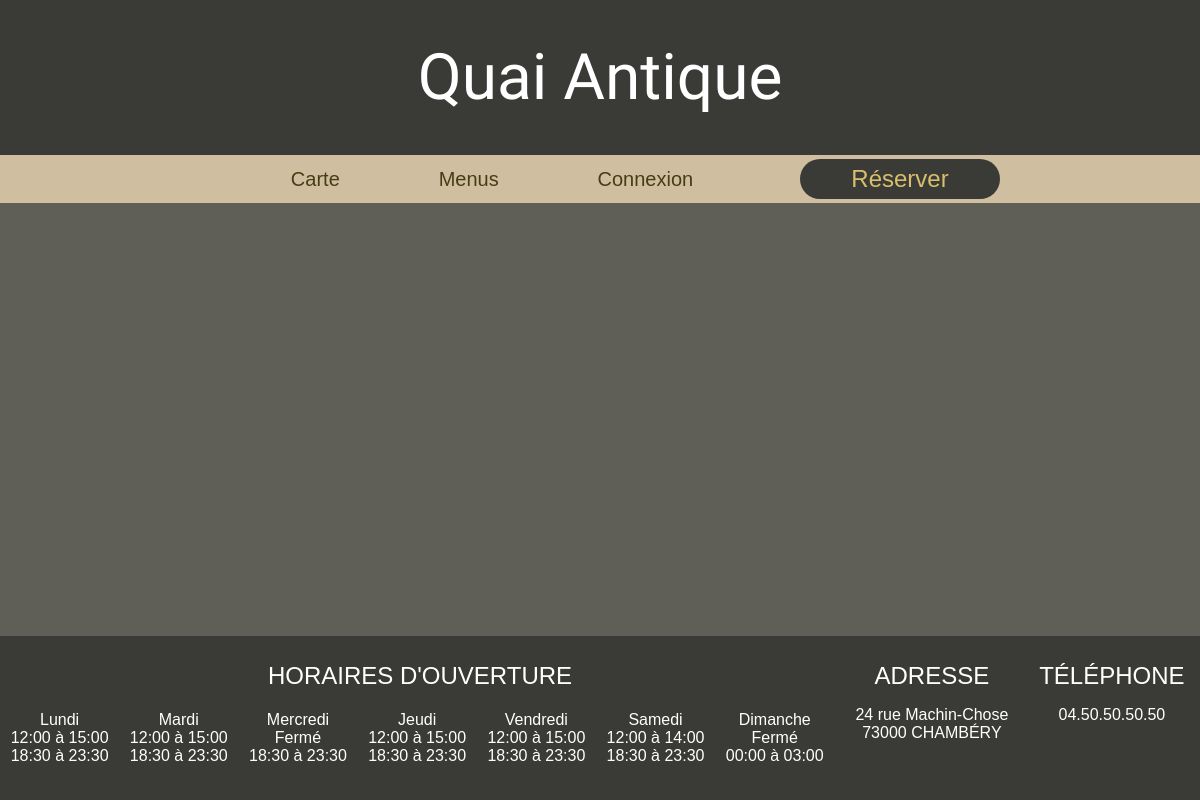
The page /menus.php on the database as committed earlier.
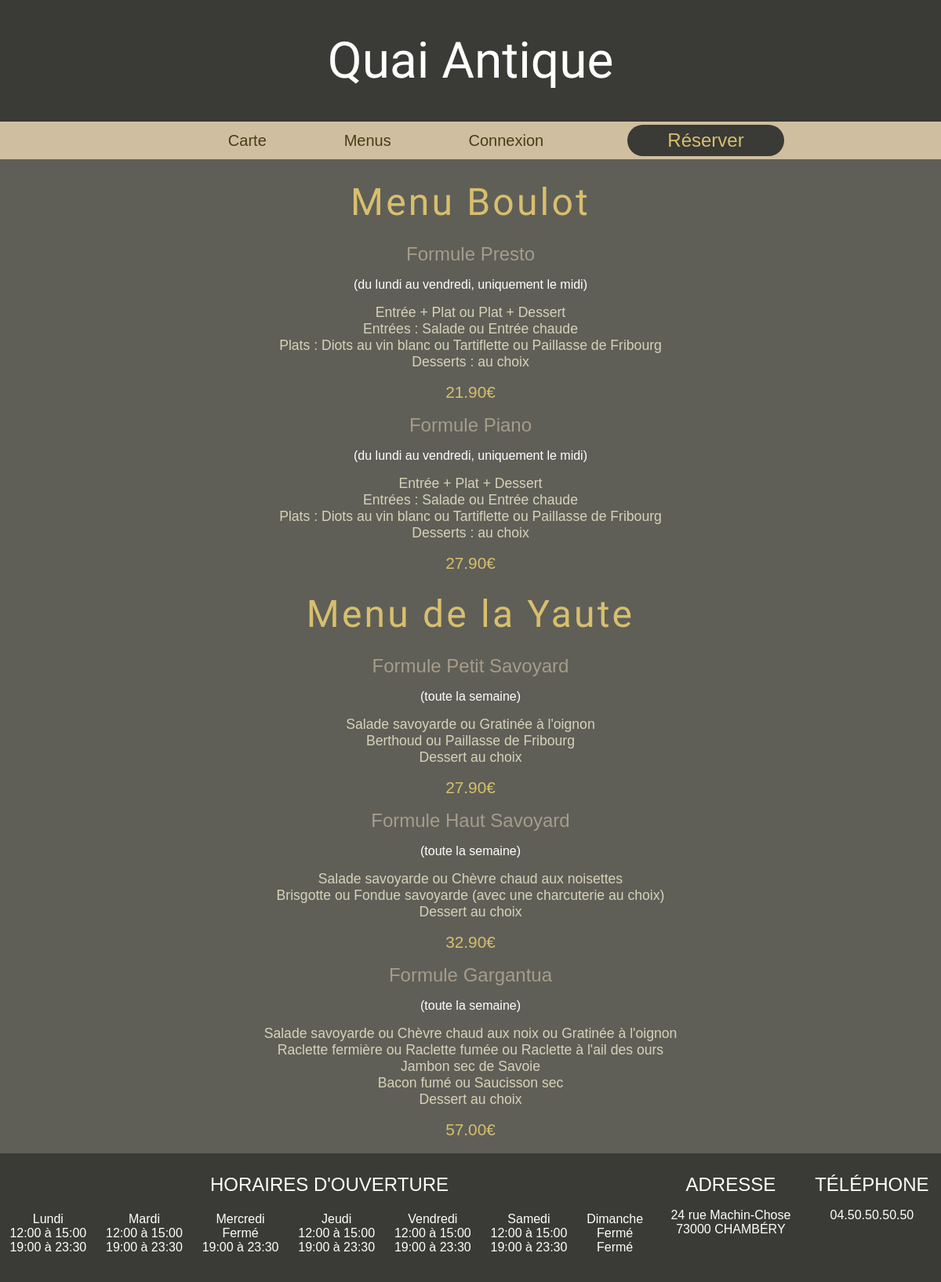
The same page on the database as committed later.
### tables this page shows
CREATE TABLE opening_hours (
    id_day TINYINT(1) NOT NULL PRIMARY KEY,
    day VARCHAR(50) NOT NULL,
    noon_start TIME NOT NULL DEFAULT '00:00:00',
    noon_end TIME NOT NULL DEFAULT '00:00:00',
    evening_start TIME NOT NULL DEFAULT '00:00:00',
    evening_end TIME NOT NULL DEFAULT '00:00:00'
);

CREATE TABLE menus (
    menu_id INT NOT NULL PRIMARY KEY AUTO_INCREMENT,
    menu_title VARCHAR(50) NOT NULL,
    formule_title VARCHAR(50) NOT NULL,
    formule_period VARCHAR(50),
    formule_desc TEXT NOT NULL,
    formule_price DECIMAL(5,2) NOT NULL
);

### menus.php (the view, shortened to what this page needs)
<!DOCTYPE html>
<html lang="fr">
<head>
    <link href="style.css" rel="stylesheet" type="text/css" />
</head>
<body>
    <header>
        <?php
            include_once('header.php');
        ?>
    </header>
    <nav>
        <?php
            include_once('navigation.php');
        ?>
    </nav>
    <section >
        <?php
            include_once('php/bdd.php');
            foreach ($db->query('SELECT menu_title FROM menus GROUP BY menu_title') as $menu) {
                echo '<ul class="flexCol">';
                echo '<h3>'.$menu['menu_title'].'</h3>';
                $f = $db->prepare('SELECT * FROM menus WHERE menu_title = :mt');
                $f->bindValue(':mt', $menu['menu_title']);
                $f->execute();
                $fResult = $f->fetchAll();
                foreach($fResult as $formule){
                    echo '<li class="liTitle">'.$formule["formule_title"].'</li>';
                    echo '<li><p>'.$formule["formule_period"].'</p></li>';
                    echo '<li class="liDesc">'.nl2br($formule["formule_desc"]).'</li>';
                    echo '<li class="liPrice">'.$formule["formule_price"].'€</li>';
                };
                echo '</ul>';
            };
        ?>
    </section>
<footer>
    <?php
        include_once('footer.php');
    ?>
</footer>
</body>
</html>

### header.php (shortened to what this page needs)
<div>
    <h1><a href="index.php" class="titreSite txtWhite ">Quai Antique</a></h1>
</div>

### navigation.php
<div class="navbar flexRow">
    <ul class="flexRow">
        <li><a href="carte.php">Carte</a></li>
        <li><a href="menus.php">Menus</a></li>
        <li><a href="user.php">Connexion</a></li>
    </ul>
    <a href="reservation.php"><button class="btn-booking-1">Réserver</button></a>
</div>

### footer.php (shortened to what this page needs)
<?php
    include('php/bdd.php');
?>
<div class="flexArticle">
    <div class="footerHours">
        <h4>HORAIRES D'OUVERTURE</h4>
        <div class="flexHours">
            <?php
                include_once('php/hours_print.php');
            ?>
        </div>
    </div>
    <div class="flexRow footerContact around">
        <div>
            <h4>ADRESSE</h4>
            <p>24 rue Machin-Chose</p>
            <p>73000 CHAMBÉRY</p>
        </div>
        <div>
            <h4>TÉLÉPHONE</h4>
            <p>04.50.50.50.50</p>
        </div>
    </div>
</div>

### php/hours_print.php
<?php
    foreach ($db->query('SELECT id_day, day, time_format(noon_start, "%H:%i"), time_format(noon_end, "%H:%i"), time_format(evening_start, "%H:%i"), time_format(evening_end, "%H:%i") FROM opening_hours ORDER BY id_day') as $hour) {
        $hour_noon_start = $hour['time_format(noon_start, "%H:%i")'];
        $hour_noon_end = $hour['time_format(noon_end, "%H:%i")'];
        $hour_evening_start = $hour['time_format(evening_start, "%H:%i")'];
        $hour_evening_end = $hour['time_format(evening_end, "%H:%i")'];
        echo '<div>';
            echo '<div class="hours">';
                echo '<p>'.$hour['day'].'</p>';
                if ($hour_noon_start == '00:00' && $hour_noon_end == '00:00') {
                    echo '<p>Fermé</p>';
                } else {
                    echo '<p>'.$hour_noon_start.' à '.$hour_noon_end.'</p>';
                };
                if ($hour_evening_start == '00:00' && $hour_evening_end == '00:00') {
                    echo '<p>Fermé</p>';
                } else {
                    echo '<p>'.$hour_evening_start.' à '.$hour_evening_end.'</p>';
                };
            echo '</div>';
        echo '</div>';
        echo '<br>';
    };
?>

### style.css (style rules this page uses)
* { margin: 0; padding: 0; font-family: Helvetica, Arial, sans-serif; font-weight: 400; }
body { min-height: 100vh; background-color:#5F5F58; overflow-x:hidden; }
html, body, .flexCol { display: flex; flex-direction: column; justify-content: center; align-items: center; }
.flexRow, .flexArticle { display: flex; flex-direction: row; justify-content: center; }
.around { justify-content: space-around; }
header, footer { display:flex; justify-content: center; align-items: center; width: 100vw; background-color: #3a3a36; text-align: center; }
header { padding-top: 5vh; padding-bottom: 5vh; }
footer { padding-top: 10px; padding-bottom: 30px; }
.titreSite, .titreSite:hover, .titreSite:link, .titreSite:visited, .titreSite:active { color:white; text-decoration: none; font-size: 4rem; font-family: 'Ysabeau', serif; }
.footerHours { width: 70vw; }
.footerContact { width: 30vw; }
.flexHours { display: flex; flex-direction: row; flex-wrap: wrap; justify-content: space-evenly; }
.hours { margin: 5px; }
.navbar { background-color: #cfbfa0; width: 100vw; height: 6vh; align-items: center; }
.navbar>ul { width: 50vw; padding: 0; justify-content: space-evenly; list-style: none; }
.navbar>ul>li>a:link, .navbar>ul>li>a:visited, .navbar>ul>li>a:active { text-decoration: none; color:#473d14; font-size: calc(0.5rem + 1vw); }
.btn-booking-1 { width: 200px; height: 40px; border: none; border-radius: 20px; font-size: 1.5rem; color:#d8bf6c; background-color: #3a3a36; margin: 0.5rem; }
h3 { font-family: 'Ysabeau', sans-serif; font-size: 3rem; color:#d8bf6c; letter-spacing: 0.2rem; text-align: center; }
h4 { font-size: 1.5rem; text-align: center; }
h4, h5, p, label, .txtWhite { color:white; }
h2, h3, h4 { margin-top: 1rem; margin-bottom: 1rem; }
li { list-style: none; }
section { width: 70vw; padding: 10px; flex-grow: 1; }
article, section { margin-left: auto; margin-right: auto; }
.liTitle { font-size: 1.5rem; color:#a79c8a; }
.liDesc { font-size: 1.1rem; color:#d8d2b8; }
.liPrice { font-size: 1.3rem; color:#d8bf6c; }
li { margin-top: 0.5rem; margin-bottom: 0.5rem; text-align: center; }

Rows that differ between the two databases and show on the page:
added menus: formule_title "Formule Presto", formule_period "(du lundi au vendredi, uniquement le midi)", formule_desc "Entrée + Plat ou Plat + Dessert Entrées : Salade ou Entrée chaude Plats : Diots au vin blanc ou Tartiflette ou Paillasse de Fribourg Desserts : au choix", formule_price "21.90", shown under "Menu Boulot"
added menus: formule_title "Formule Piano", formule_period "(du lundi au vendredi, uniquement le midi)", formule_desc "Entrée + Plat + Dessert Entrées : Salade ou Entrée chaude Plats : Diots au vin blanc ou Tartiflette ou Paillasse de Fribourg Desserts : au choix", formule_price "27.90", shown under "Menu Boulot"
added menus: formule_title "Formule Petit Savoyard", formule_period "(toute la semaine)", formule_desc "Salade savoyarde ou Gratinée à l'oignon Berthoud ou Paillasse de Fribourg Dessert au choix", formule_price "27.90", shown under "Menu de la Yaute"
added menus: formule_title "Formule Haut Savoyard", formule_period "(toute la semaine)", formule_desc "Salade savoyarde ou Chèvre chaud aux noisettes Brisgotte ou Fondue savoyarde (avec une charcuterie au choix) Dessert au choix", formule_price "32.90", shown under "Menu de la Yaute"
added menus: formule_title "Formule Gargantua", formule_period "(toute la semaine)", formule_desc "Salade savoyarde ou Chèvre chaud aux noix ou Gratinée à l'oignon Raclette fermière ou Raclette fumée ou Raclette à l'ail des ours Jambon sec de Savoie Bacon fumé ou Saucisson sec Dessert au choix", formule_price "57.00", shown under "Menu de la Yaute"
changed opening_hours "Lundi": hour_evening_start "18:30" → "19:00"
changed opening_hours "Mardi": hour_evening_start "18:30" → "19:00"
changed opening_hours "Mercredi": hour_evening_start "18:30" → "19:00"
changed opening_hours "Jeudi": hour_evening_start "18:30" → "19:00"
changed opening_hours "Vendredi": hour_evening_start "18:30" → "19:00"
changed opening_hours "Samedi": hour_noon_end "14:00" → "15:00"; hour_evening_start "18:30" → "19:00"
changed opening_hours "Dimanche": hour_evening_start "00:00" → (not shown); hour_evening_end "03:00" → (not shown); text "à" → "Fermé"
Other text that changed with them:
new list line: "Menu Boulot"
new list line: "Menu de la Yaute"
